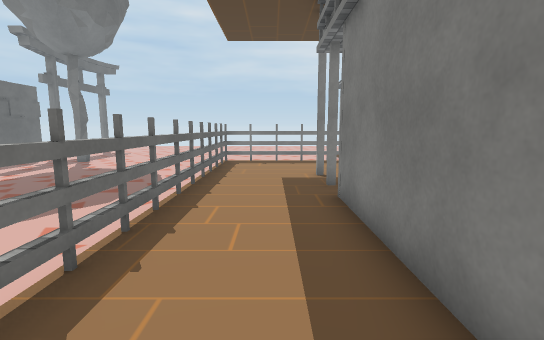
view 1 (above)

21 first-person views from a walk through a scene from a Unity 3-D project. The camera is 1.5 m above the floor, tilts 8° down and sees 85° across. The floor is counted in squares, 1 m on a side. Each view is taken from the middle of a square. On the plan, view 1 faces up. The plan holds only what a view shows up to about 15 squares ahead; the rest is blank. The place goes on beyond the plan. Some surface patterns are stand-ins.

view 2
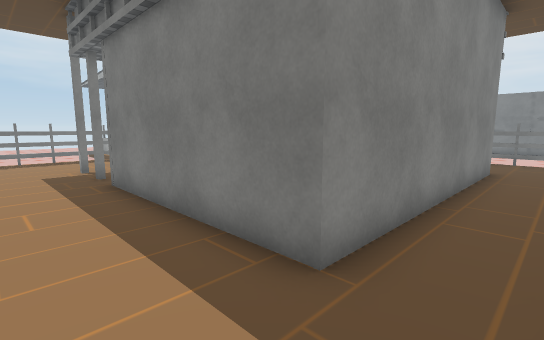

view 3
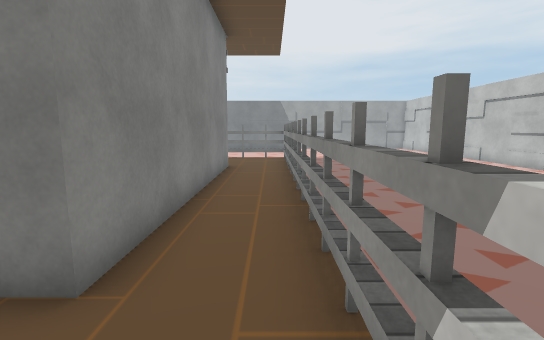

view 4
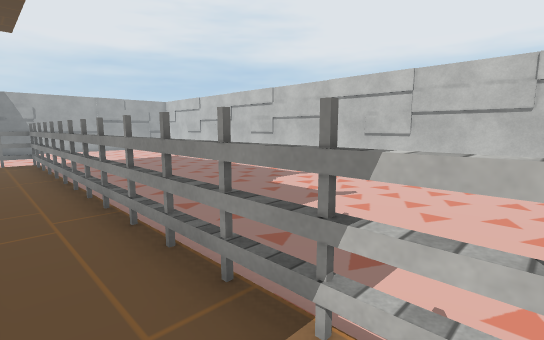

view 5
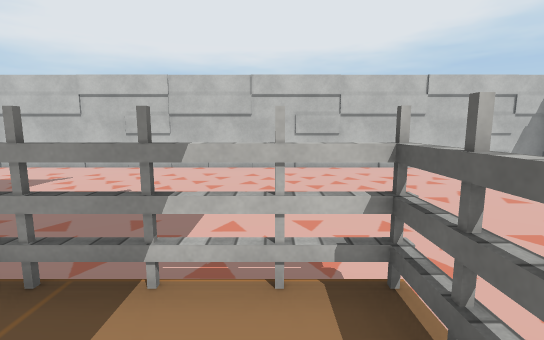

view 6
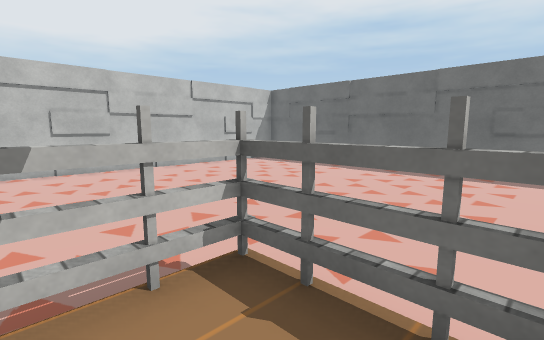

view 7
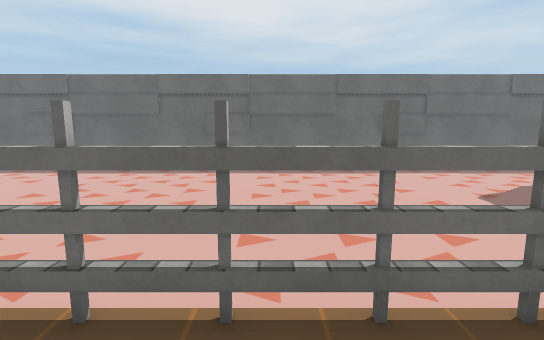

view 8
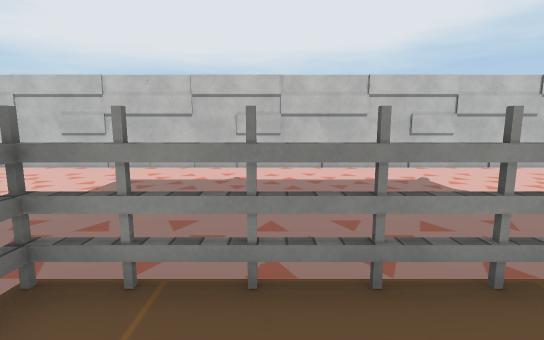

view 9
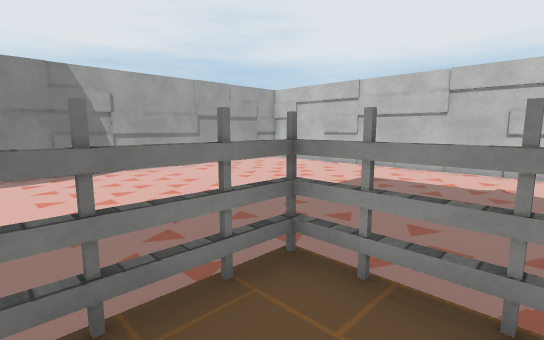

view 10
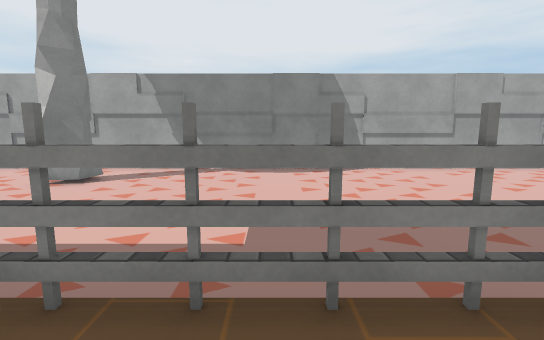

view 11
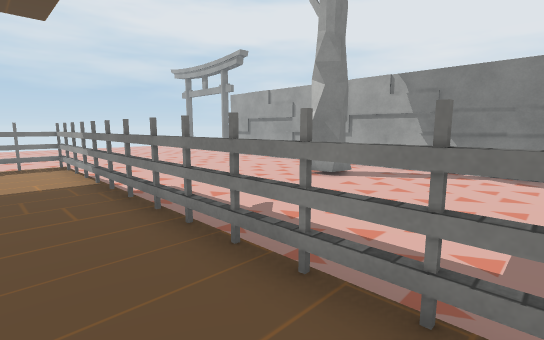

view 12
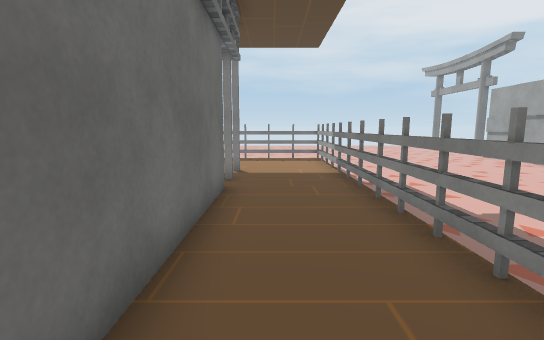

view 13
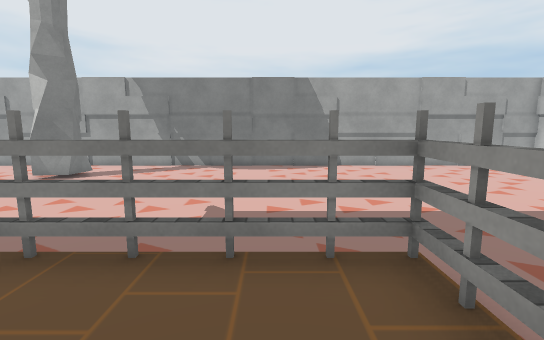

view 14
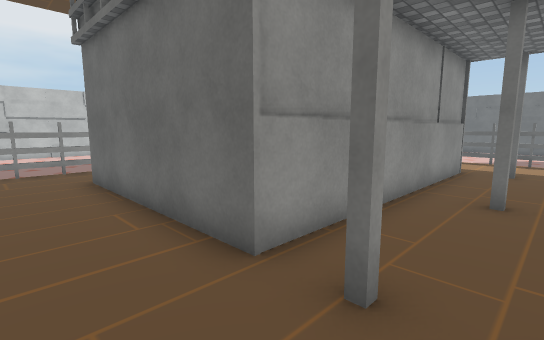

view 15
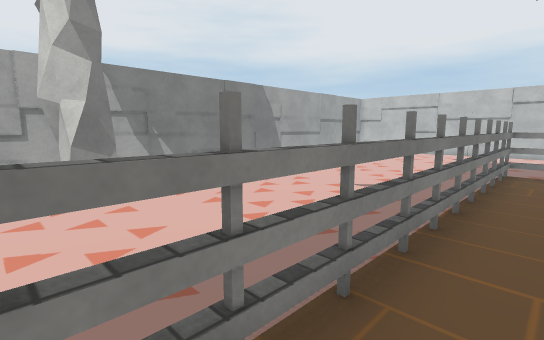

view 16
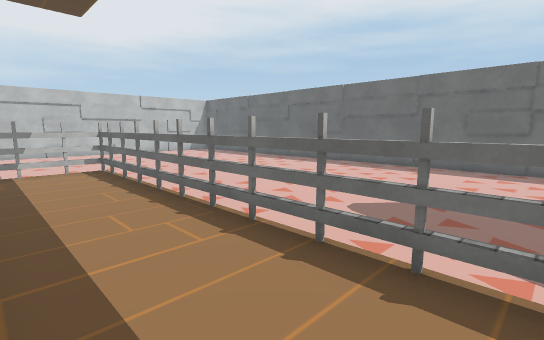

view 17
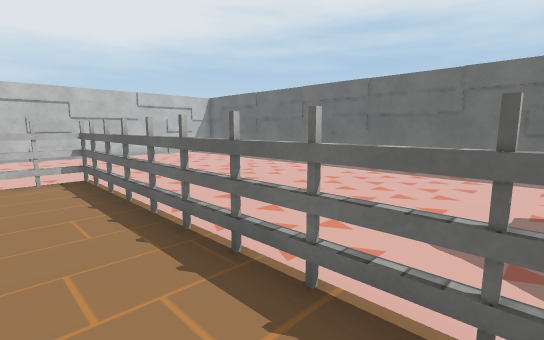

view 18
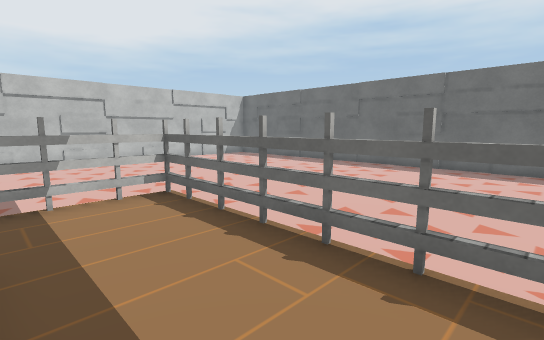

view 19
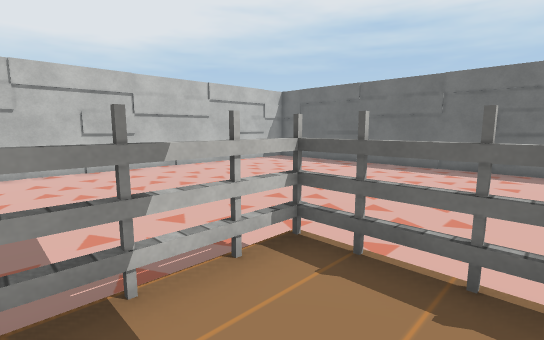

view 20
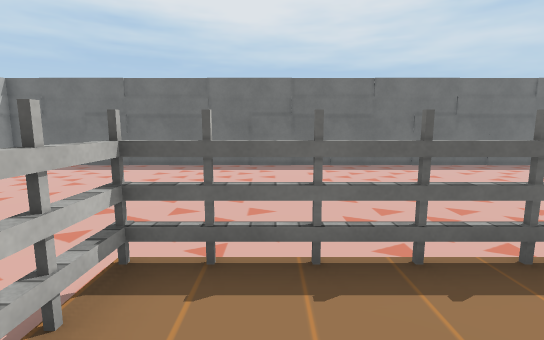

view 21
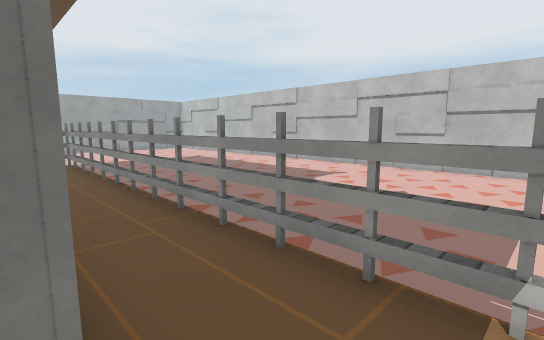

### Floor plan
Key: @ floor where view 1 was taken; # wall or solid block; x gap in a wall; . main floor; : floor 0.25 m higher than the main floor; = window, fence, low wall or low ledge; T thing the floor can be seen under or through; R tree.
Columns run from 14 left of view 1 to 26 right of it. Each row starts with its distance up from view 1.
  9 #...........=:::x::::::::x::=........
  8 #...........T:::::::#:::::::#........  ##
  7 #...........T:::::::::::::::#......RRR..#
  6 #...........=:::##########::=.......R..##
  5 #...........=:::#        #::=..........##
  4 #...........T:::#        #::#..........#
  3 #...........T:::#        #::#..........#
  2 #...........=:::#        #::=..........#
  1 #...........=:::#        #::=..........##
  0 #...........=:@:##########::=..........##
 -1 #...........=:::::::::::::::=...........#
 -2 #...........=:::::::::::::::=..........##
 -3 #...........======#=#====#===..........##
 -4 #......................................#
 -5 #......................................#
 -6 #......................................#
 -7 #......................................##
 -8 #......................................##
 -9 #.......................................#
-10 #......................................##
-11 #   ...................................##
-12 #    ..................................#
-13 #     .................................##
-14 #########################################

Where each view was taken, in squares from view 1:
view 1: 0 up, 0 right, facing up
view 2: 2 down, 1 left, facing up-right
view 3: 2 down, 1 left, facing right
view 4: 1 down, 1 left, facing down-right
view 5: 0 up, 1 left, facing down
view 6: 0 up, 0 right, facing down-left
view 7: 1 up, 0 right, facing left
view 8: 0 up, 12 right, facing down
view 9: 0 up, 12 right, facing down-right
view 10: 0 up, 12 right, facing right
view 11: 0 up, 12 right, facing up-right
view 12: 1 down, 12 right, facing up
view 13: 1 down, 11 right, facing right
view 14: 9 up, 13 right, facing down-left
view 15: 9 up, 13 right, facing down-right
view 16: 9 up, 1 right, facing down-left
view 17: 7 up, 0 right, facing down-left
view 18: 4 up, 1 right, facing down-left
view 19: 0 up, 1 right, facing down-left
view 20: 1 down, 1 right, facing left
view 21: 0 up, 0 right, facing down-right
